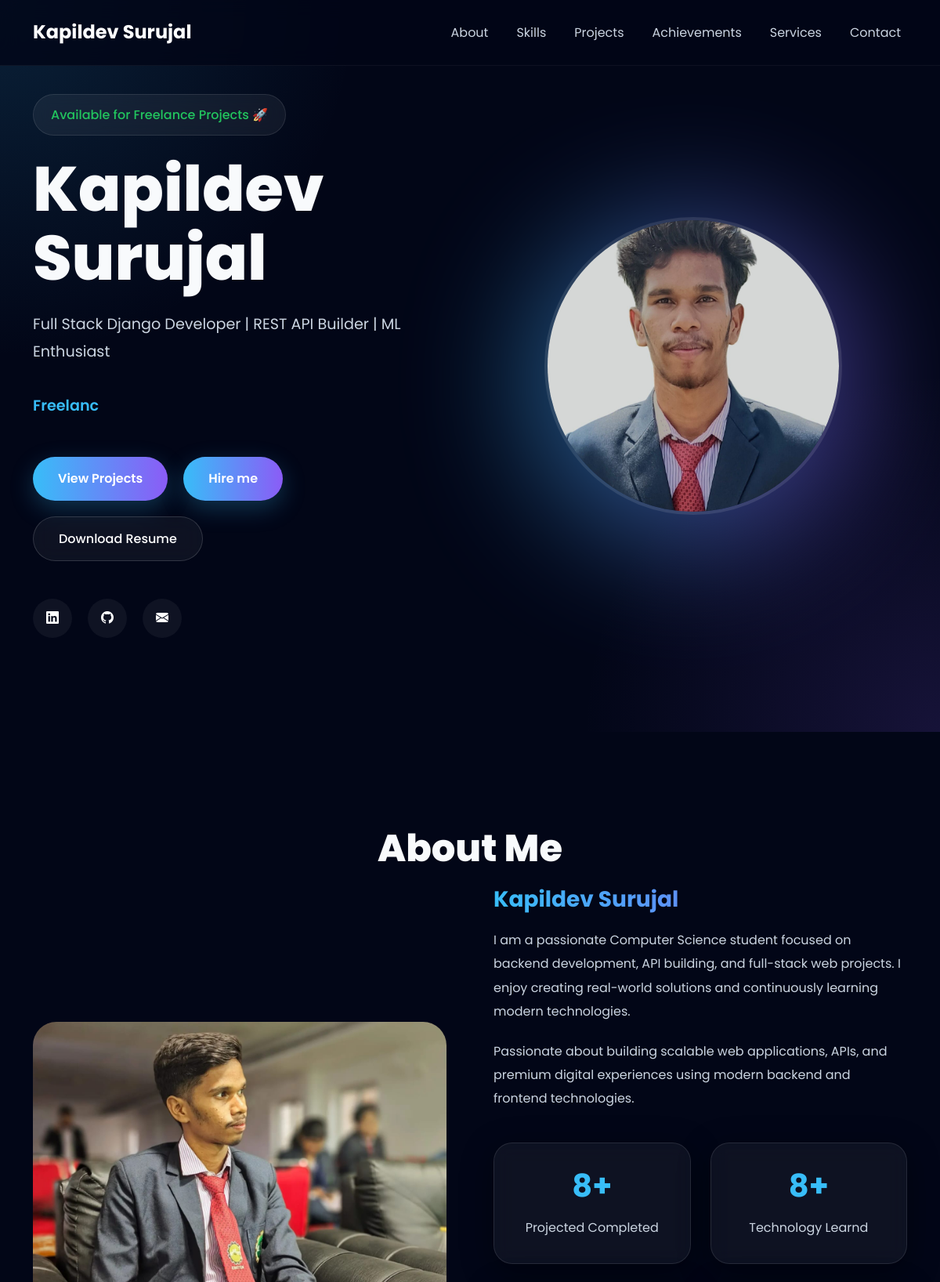
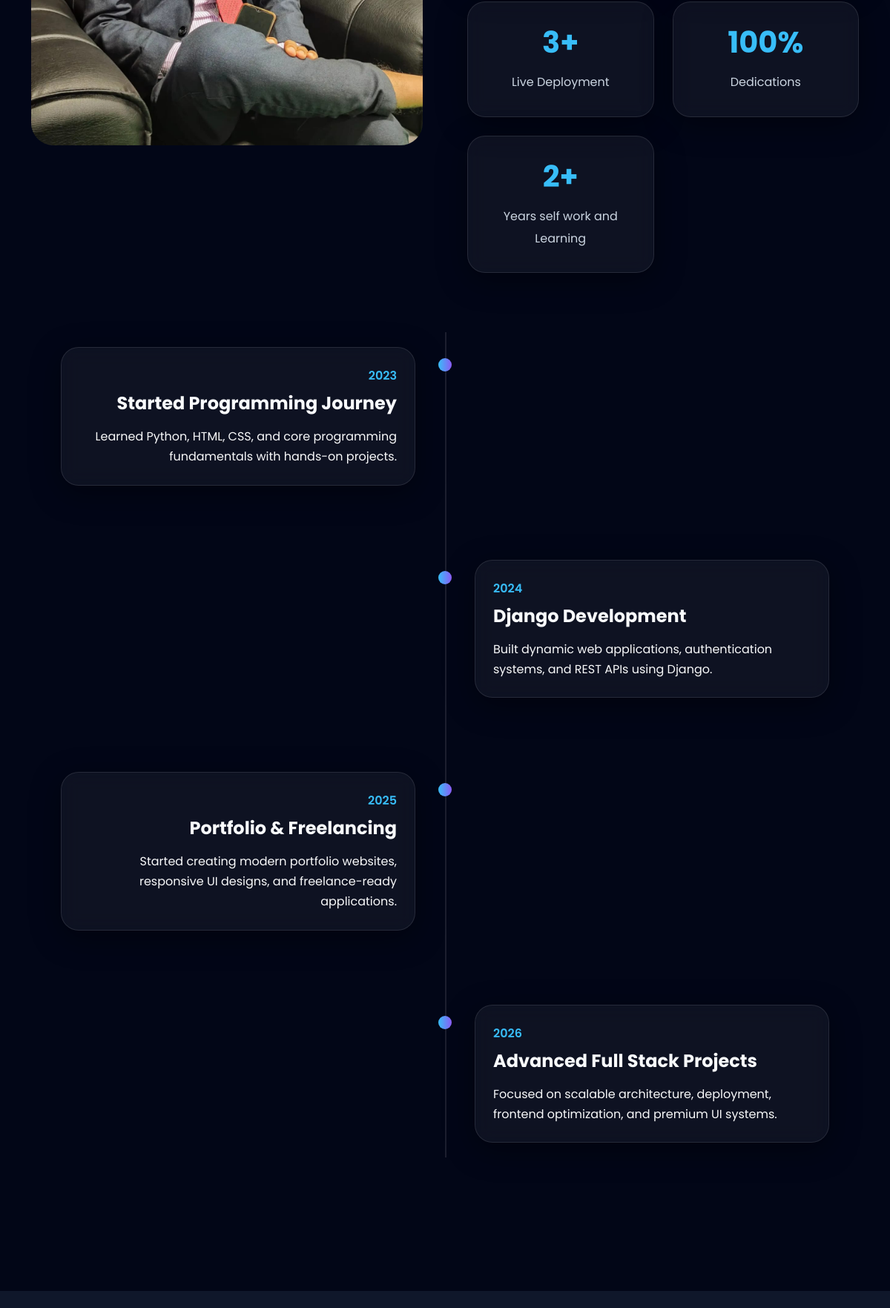
The page / (upper part) on the database its author committed (2 pictures, top to bottom).
### Home/models.py (models this page shows, shortened)
class Hero(models.Model):
    availability = models.CharField(
        max_length=100
    )
    title = models.CharField(
        max_length=200
    )
    subtitle = models.TextField()
    profile_image = models.ImageField(
        upload_to='hero/'
    )

class SocialLink(models.Model):
    PLATFORM_CHOICES = (
        ('github','GitHub'),
        ('linkedin','LinkedIn'),
        ('twitter','Twitter'),
        ('email','Email'),
    )
    platform = models.CharField(
        max_length=50,
        choices=PLATFORM_CHOICES
    )
    link = models.URLField()
    icon = models.CharField(
        max_length=50,
        help_text='Example: bi bi-github'
    )

class About(models.Model):
    name=models.CharField(max_length=100)
    bio=models.TextField()
    profile_image=models.ImageField(upload_to='about/')

class Counter(models.Model):
    number = models.CharField(
        max_length=20
    )
    title = models.CharField(
        max_length=100
    )

class Timeline(models.Model):
    POSITION_CHOICES = (
        ('left','Left'),
        ('right','Right'),
    )
    year = models.CharField(
        max_length=20
    )
    title = models.CharField(
        max_length=200
    )
    description = models.TextField()
    position = models.CharField(
        max_length=10,
        choices=POSITION_CHOICES,
        default='left'
    )

### Home/views.py (the view, shortened to what this page needs)
# urls.py: 2. Add a URL to urlpatterns:  path('', views.home, name='home')
def home(request):
    about = About.objects.first()
    projects = Project.objects.all()
    skill_categories = SkillCategory.objects.prefetch_related('skills').all()
    services = Service.objects.all()
    hero = Hero.objects.first()
    socials = SocialLink.objects.all()
    counters = Counter.objects.all()
    timelines = Timeline.objects.all()
    contacts = ContactInfo.objects.all()
    resume = Resume.objects.first()
    educations = Education.objects.all()
    achievements=Achievement.objects.all()
    context = {
        'success':True,
        'about': about,
        'projects': projects,
        'skill_categories': skill_categories,
        'services': services,
        'hero': hero,
        'socials': socials,
        'counters': counters,
        'timelines': timelines,
        'contacts': contacts,
        'resume': resume,
        'educations': educations,
        'achievements':achievements,
    }
    return render(
        request,
        'index.html',
        context
    )

### Home/templates/index.html (shortened to what this page needs)
{% extends 'base.html' %}
{% block content %}
{% load static %}
<section class="hero">
    <div class="container">
        <div class="row align-items-center">
            <div class="col-lg-6">
                <div class="availability-badge">
                    {{ hero.availability }}
                </div>
                <h1 class="hero-title mt-4">
                    {{ hero.title|default:"Your Name Here" }}
                </h1>
                <p class="hero-subtitle mt-4">
                    {{ hero.subtitle }}
                    <br><br>
                    <span id="typing"
                        class="typing-text"></span>
                </p>
                <div class="hero-buttons mt-5">
                    <a href="#projects"
                        class="btn-gradient">
                            View Projects
                    <a href="#contact"
                        class="btn-gradient">
                            Hire me
                    </a>
                    {% if resume %}
                    <a href="{{ resume.file.url }}"
                    download
                    class="btn-outline-custom text-decoration-none">
                        Download Resume
                    </a>
                    {% endif %}
                </div>
                <div class="social-links mt-5">
                    {% for social in socials %}
                    <a href="{{ social.link }}"
                       target="_blank">
                        <i class="{{ social.icon }}"></i>
                    </a>
                    {% endfor %}
                </div>
            </div>
            <div class="col-lg-6">
                <div class="hero-image">
                <img src="{% static 'images/hero.jpg' %}" alt="Hero Image">
                </div>
            </div>
</section>
<section id="about">
    <div class="container">
        <h2 class="section-title">
            About Me
        </h2>
        <div class="about-wrapper">
            <div class="about-image">
            <img src="{% static 'images/about.jpeg' %}" alt="About Image">
            </div>
            <div class="about-content">
                <h3 class="text-gradient">
                    {{ about.name }}
                </h3>
                <p>
                    {{ about.bio|default:"Write something about yourself..." }}
                </p>
                <p>
                    Passionate about building scalable web applications,
                    APIs, and premium digital experiences using
                    modern backend and frontend technologies.
                </p>
                <div class="counter-grid">
                    {% for counter in counters %}
                    <div class="glass-card counter-card">
                        <h3>
                            {{ counter.number }}
                        </h3>
                        <p>
                            {{ counter.title }}
                        </p>
                    </div>
                    {% endfor %}
                </div>
            </div>
        </div>
        <div class="timeline">
            {% for timeline in timelines %}
            <div class="timeline-item {{ timeline.position }}">
                <div class="glass-card p-4">
                    <div class="timeline-year">
                        {{ timeline.year }}
                    </div>
                    <h4>
                        {{ timeline.title }}
                    </h4>
                    <p class="mt-3 text-light">
                        {{ timeline.description }}
                    </p>
                </div>
                <div class="timeline-dot"></div>
            </div>
            {% endfor %}
        </div>
    </div>
</section>
<section id="skills"
         class="section-dark">
</section>
{% endblock %}

### Home/static/css/base.css (style rules this page uses)
:root { --bg:#020617; --bg-light:#0f172a; --card-bg:rgba(255,255,255,0.05); --primary:#38bdf8; --secondary:#8b5cf6; --text:#f8fafc; --text-light:#cbd5e1; --border:rgba(255,255,255,0.1); --shadow: 0 10px 40px rgba(0,0,0,0.4); }
* { margin:0; padding:0; box-sizing:border-box; }
html { scroll-behavior:smooth; }
body { background:var(--bg); color:var(--text); font-family:'Poppins',sans-serif; overflow-x:hidden; line-height:1.7; }
section { padding:120px 0; position:relative; }
.container { position:relative; z-index:2; }
h1,h2,h3,h4,h5,h6 { font-weight:700; margin-bottom:15px; }
p { color:var(--text-light); margin-bottom:0; }
.section-title { font-size:3rem; font-weight:800; margin-bottom:20px; text-align:center; }
.text-gradient { background: linear-gradient( 90deg, var(--primary), var(--secondary) ); -webkit-background-clip:text; -webkit-text-fill-color:transparent; }
.glass-card { background:var(--card-bg); border:1px solid var(--border); backdrop-filter:blur(16px); border-radius:24px; box-shadow:var(--shadow); transition:0.4s; }
img { max-width:100%; display:block; }
a { transition:0.3s; }

### Home/static/css/cards.css (style rules this page uses)
.glass-card { background:rgba(255,255,255,0.05); border:1px solid rgba(255,255,255,0.1); backdrop-filter:blur(12px); border-radius:24px; transition:0.4s ease; }

### Home/static/css/buttons.css (style rules this page uses)
.btn-gradient, .btn-outline-custom { display:inline-flex !important; align-items:center; justify-content:center; text-decoration:none !important; cursor:pointer; transition:all 0.4s ease; }
.btn-gradient { padding:14px 32px; border-radius:50px; background: linear-gradient( 90deg, #38bdf8, #8b5cf6 ); color:white !important; font-weight:600; border:none; box-shadow: 0 10px 30px rgba(56,189,248,0.25); }
.btn-outline-custom { padding:14px 32px; border-radius:50px; border:1px solid rgba(255,255,255,0.15); background:rgba(255,255,255,0.05); backdrop-filter:blur(12px); color:white !important; font-weight:500; }

### Home/static/css/hero.css (style rules this page uses)
.hero { min-height:100vh; display:flex; align-items:center; position:relative; overflow:hidden; background: radial-gradient(circle at top left, rgba(56,189,248,0.15), transparent 30%), radial-gradient(circle at bottom right, rgba(139,92,246,0.15), transparent 30%), var(--bg); }
.hero-title { font-size:5rem; font-weight:800; line-height:1.1; }
.hero-subtitle { font-size:1.2rem; color:var(--text-light); margin-top:25px; max-width:600px; line-height:1.8; }
.hero-buttons { margin-top:40px; display:flex; gap:20px; flex-wrap:wrap; }
.hero-image { position:relative; display:flex; justify-content:center; }
.hero-image img { width:380px; height:380px; object-fit:cover; border-radius:50%; border:4px solid rgba(255,255,255,0.1); position:relative; z-index:2; }
.hero-image::before { content:''; position:absolute; width:420px; height:420px; background: linear-gradient( 90deg, #38bdf8, #8b5cf6 ); border-radius:50%; filter:blur(80px); opacity:0.5; animation:floatGlow 6s ease-in-out infinite; }
.social-links { margin-top:40px; display:flex; gap:20px; }
.social-links a { width:50px; height:50px; border-radius:50%; background:rgba(255,255,255,0.05); display:flex; align-items:center; justify-content:center; color:white; text-decoration:none; transition:0.4s; }
.typing-text { color:var(--primary); font-weight:600; }
.availability-badge { display:inline-block; padding:12px 22px; border-radius:50px; background:rgba(255,255,255,0.06); border:1px solid rgba(255,255,255,0.1); color:#22c55e; font-weight:500; backdrop-filter:blur(10px); }

### Home/static/css/sections.css (style rules this page uses)
.section-dark { background:var(--bg-light); }
.timeline { position:relative; margin-top:60px; }
.timeline::before { content:''; position:absolute; left:50%; width:2px; height:100%; background:rgba(255,255,255,0.1); }
.timeline-item { position:relative; margin-bottom:50px; }

### rows shown on the page
Hero: availability "Available for Freelance Projects 🚀", title "Kapildev Surujal", subtitle "Full Stack Django Developer | REST API Builder | ML Enthusiast"
About: name "Kapildev Surujal", bio "I am a passionate Computer Science student focused on backend development, API building, and full-stack web projects. I enjoy creating real-world solutions and continuously learning modern technologies."
Counter: number "8+", title "Projected Completed"
Counter: number "8+", title "Technology Learnd"
Counter: number "3+", title "Live Deployment"
Counter: number "100%", title "Dedications"
Counter: number "2+", title "Years self work and Learning"
Timeline: year "2023", title "Started Programming Journey", description "Learned Python, HTML, CSS, and core programming fundamentals with hands-on projects."
Timeline: year "2024", title "Django Development", description "Built dynamic web applications, authentication systems, and REST APIs using Django."
Timeline: year "2025", title "Portfolio & Freelancing", description "Started creating modern portfolio websites, responsive UI designs, and freelance-ready applications."
Timeline: year "2026", title "Advanced Full Stack Projects", description "Focused on scalable architecture, deployment, frontend optimization, and premium UI systems."
